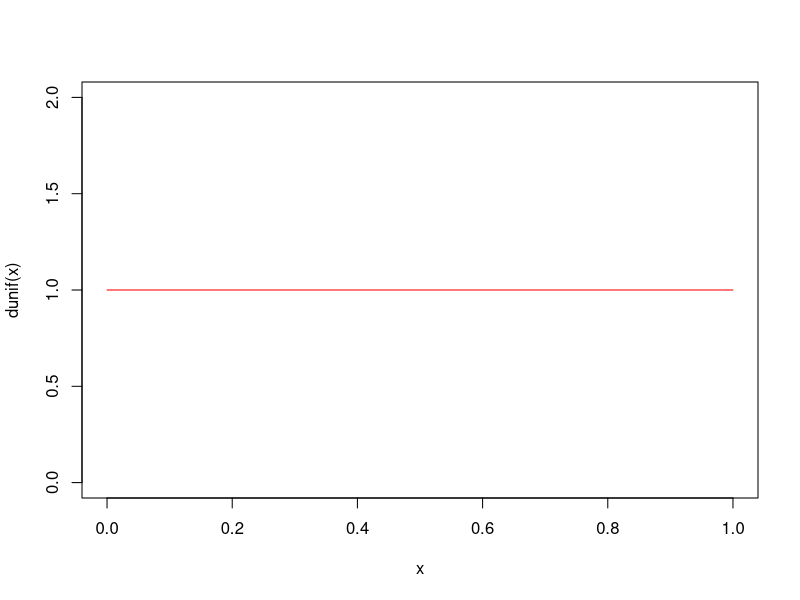
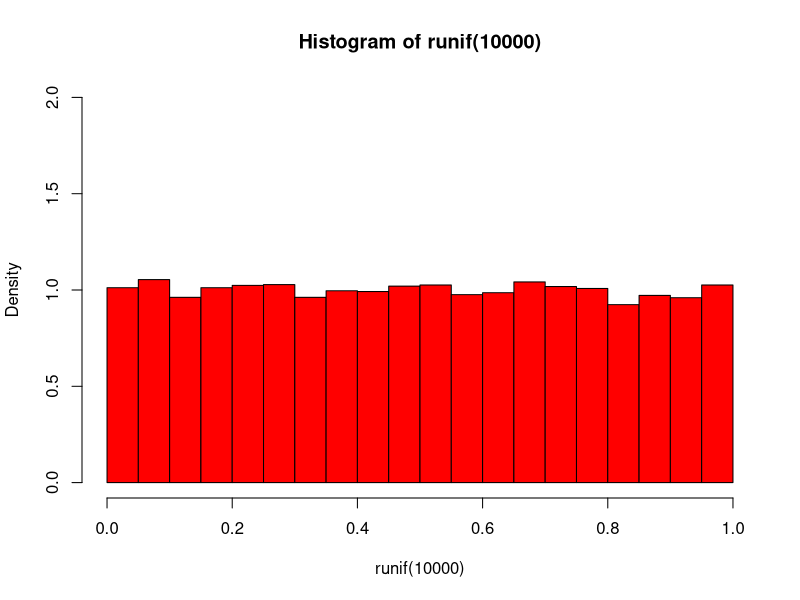
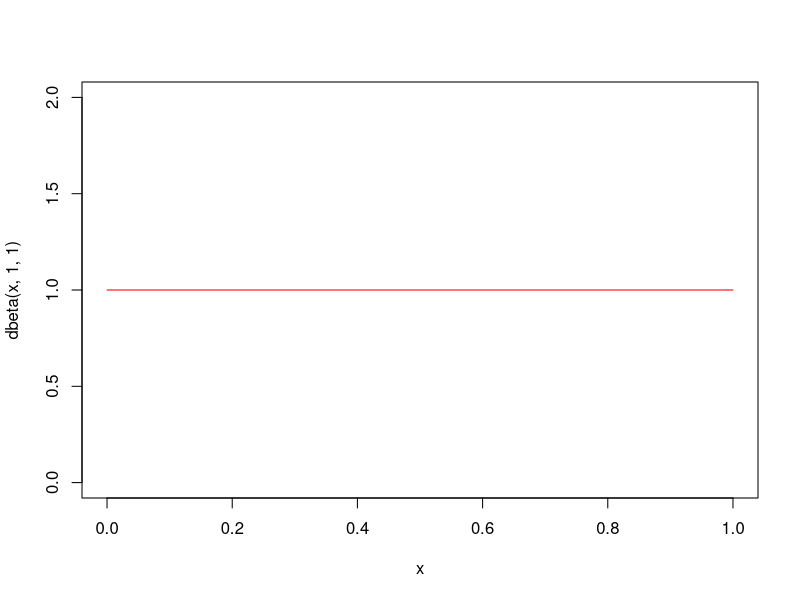
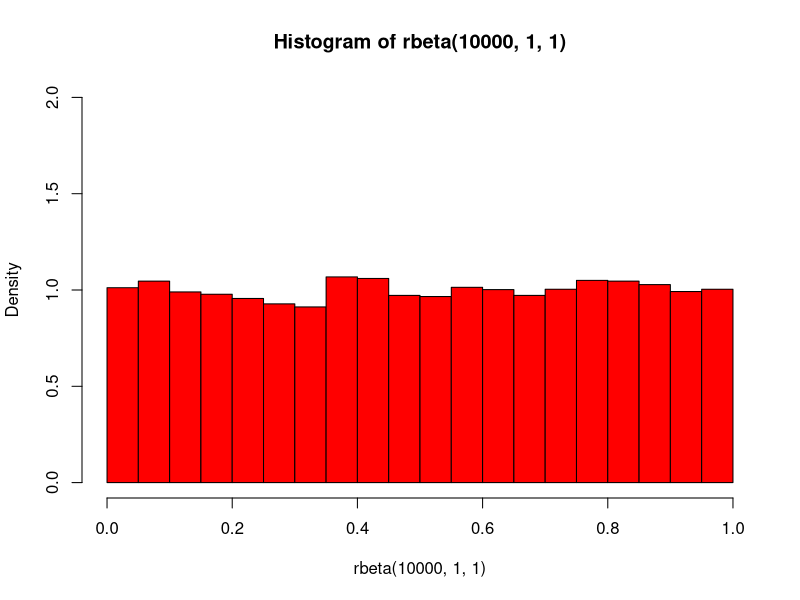
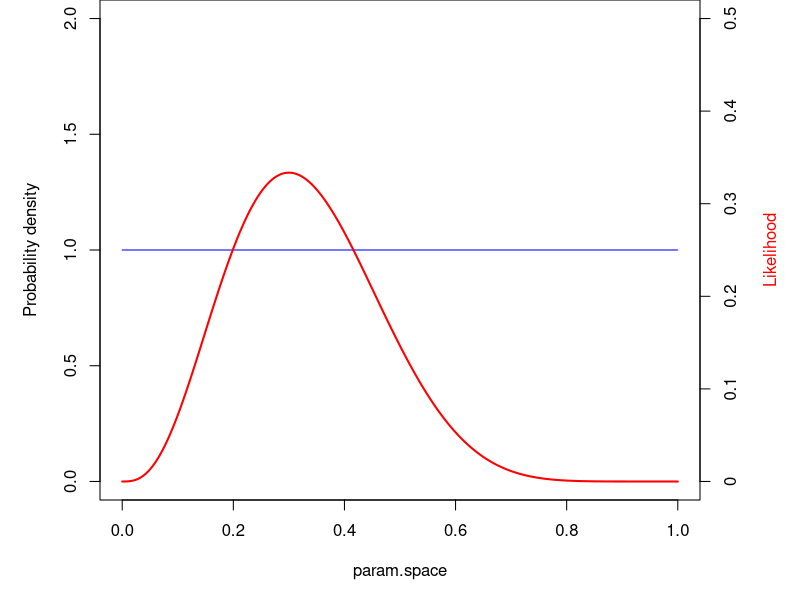
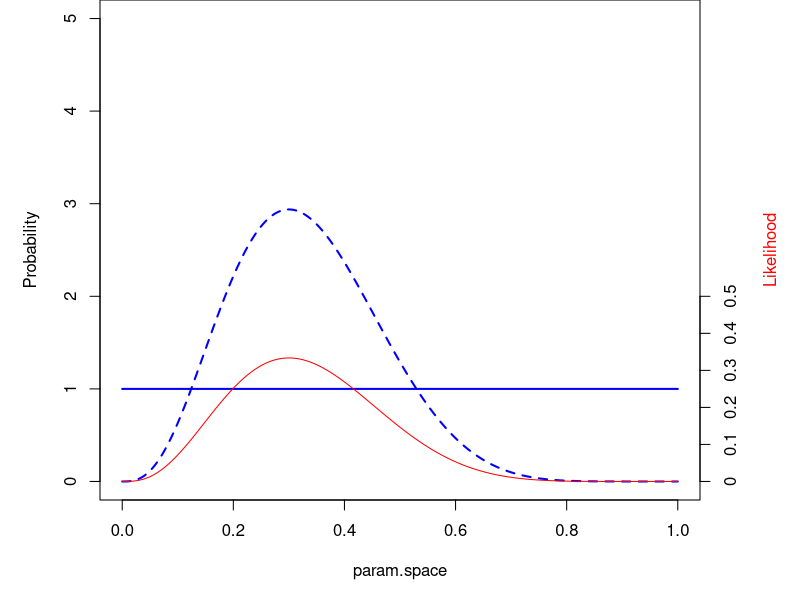
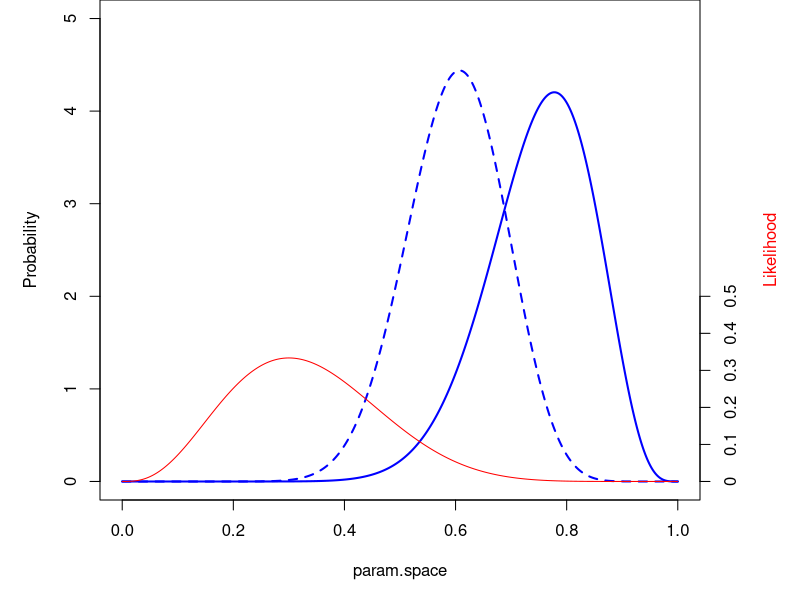
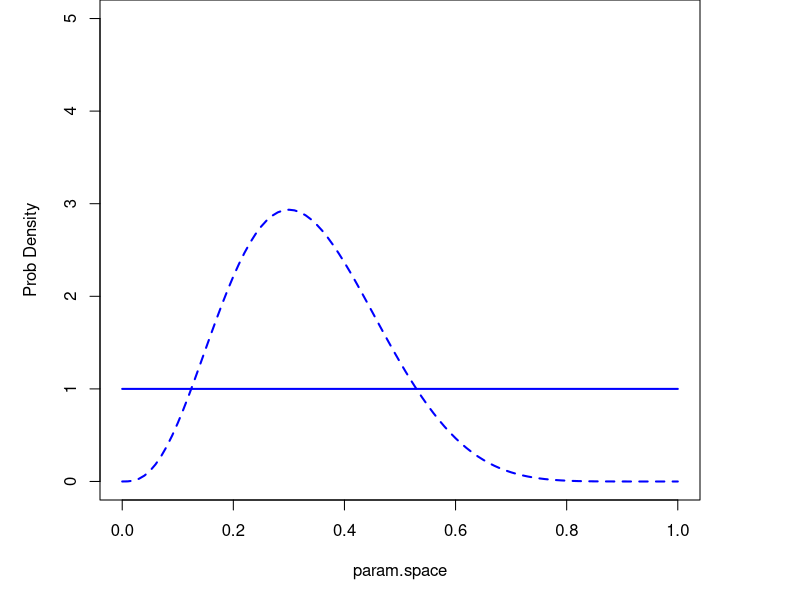

Here is the R script that generated these plots, in order:
## ---- chunk 1
knitr::opts_chunk$set(echo = TRUE, cache = TRUE)
## ---- chunk 2

curve(dunif(x),ylim=c(0,2),col="red")

hist(runif(10000),freq=F,,ylim=c(0,2),col="red")

## ---- chunk 3
curve(dbeta(x,1,1),ylim=c(0,2),col="red")

hist(rbeta(10000,1,1),freq=F,,ylim=c(0,2),col="red")

## ---- chunk 4
data = 3
param.space <- seq(0,1,by=0.001)
likelihood <- dbinom(data,size=10,prob=param.space)
par(mai=c(1,1,0,1))
curve(dbeta(x,1,1),ylim=c(0,2),col="blue",ylab="Probability density",xlab="param.space")
points(param.space,likelihood*5,type="l",col="red",lwd=2)
axis(4,at=seq(0,2,by=0.4),labels = seq(0,0.5,by=.1))
mtext("Likelihood", side=4, col="red",line=3)

## ---- chunk 5

prior <- dbeta(param.space,shape1=1,shape2=1)
#prior

## weight the data likelihood by the prior

weighted.likelihood <- likelihood*prior

## compute normalization constant

normalization.constant <- sum(weighted.likelihood)

## Posterior!!

posterior <- weighted.likelihood/normalization.constant

## Plot it out!
par(mai=c(1,1,0,1))
plot(param.space,prior,ylim=c(0,5),type="l",lwd=2,col="blue",ylab="Probability",xlab="param.space")
points(param.space,posterior*length(param.space),type="l",col="blue",lwd=2,lty=2)
points(param.space,likelihood*5,type="l",col="red",lwd=1)
axis(4,at=seq(0,2,by=0.4),labels = seq(0,0.5,by=.1))
mtext("Likelihood", side=4, col="red",line=3)

## ---- chunk 6
prior <- dbeta(param.space,shape1=15,shape2=5)
#prior

## weight the data likelihood by the prior

weighted.likelihood <- likelihood*prior

## compute normalization constant

normalization.constant <- sum(weighted.likelihood)

## Posterior!!

posterior <- weighted.likelihood/normalization.constant

## Plot it out!
par(mai=c(1,1,0,1))
plot(param.space,prior,ylim=c(0,5),type="l",lwd=2,col="blue",ylab="Probability",xlab="param.space")
points(param.space,posterior*length(param.space),type="l",col="blue",lwd=2,lty=2)
points(param.space,likelihood*5,type="l",col="red",lwd=1)
axis(4,at=seq(0,2,by=0.4),labels = seq(0,0.5,by=.1))
mtext("Likelihood", side=4, col="red",line=3)
## ---- chunk 7

### PRIOR

curve(dbeta(x,1,1),ylim=c(0,5),ylab="Prob Density",col="blue",lwd=2,xlab="param.space")

### POSTERIOR

curve(dbeta(x,1+data,1+(10-data)),ylim=c(0,4),ylab="Prob Density",col="blue",lwd=2,lty=2,xlab="param.space",add=T)

## ---- chunk 8
### PRIOR

curve(dbeta(x,15,5),ylim=c(0,5),ylab="Prob Density",col="blue",lwd=2,xlab="param.space")

### POSTERIOR

curve(dbeta(x,15+data,5+(10-data)),ylim=c(0,4),ylab="Prob Density",col="blue",lwd=2,lty=2,xlab="param.space",add=T)
